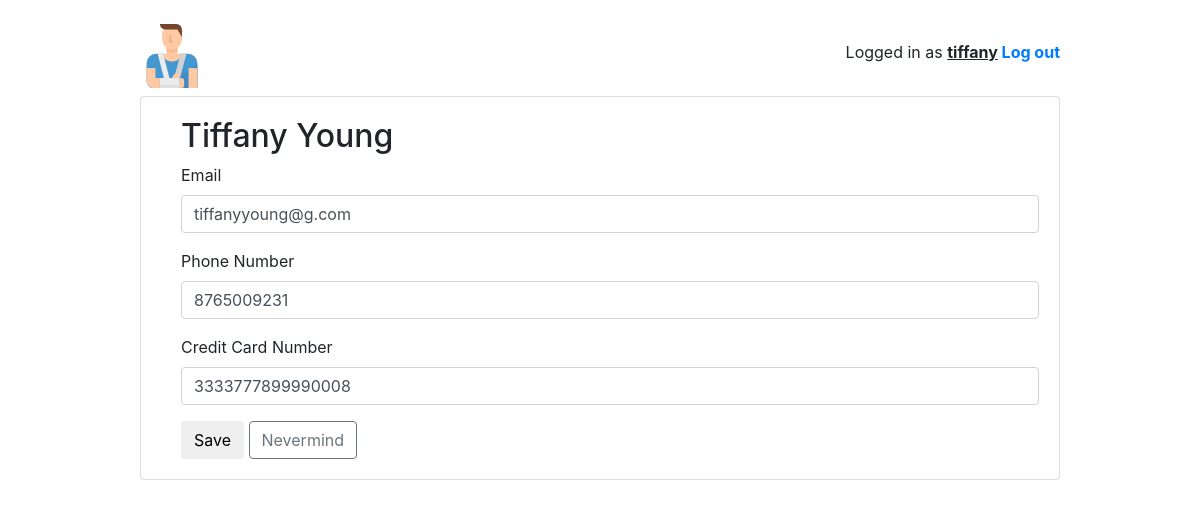
Screenshot of /home/patient/pro/profile/6/edit/6 (signed in) with the database file from the repository.
### home/models.py (models this page shows, shortened)
class User(AbstractUser):
    is_patient = models.BooleanField(default=False)
    is_doctor = models.BooleanField(default=False)
    is_pharmacist = models.BooleanField(default=False)
    is_insurance = models.BooleanField(default=False)

class Patient(models.Model):
    GENDER_CHOICES = [('M', 'Male'), ('F', 'Female')]
    user = models.OneToOneField(User, on_delete=models.CASCADE)
    ssn = models.IntegerField('SSN', blank=False, primary_key=True)
    first_name = models.CharField('First Name', max_length=50, blank=False)
    last_name = models.CharField('Last Name', max_length=50, blank=False)
    email = models.EmailField('Email', max_length=40, blank=True, null=True, unique=True)
    gender = models.CharField(max_length=3, choices=GENDER_CHOICES, default='M')
    phone = models.IntegerField('Phone Number', blank=True, null=True)
    creditcard = models.IntegerField('Credit Card Number', blank=True, null=True)
    class Meta:
        ordering = ['ssn']

### home/views/patient.py (the view, shortened to what this page needs)
# urls.py: path('pro/profile/<int:pk>/edit/<int:ppk>', patient.PatientProfileUpdateView.as_view(), name='patient_edit'),
@method_decorator([login_required, patient_required], name='dispatch')
class PatientProfileUpdateView(SuccessMessageMixin, UpdateView):
    model = Patient
    fields = ('email','phone','creditcard',)
    template_name = 'home/patient/patient_edit.html'
    pk_url_kwarg = 'ppk'
    success_message = 'Profile Edited Successfully!!'
    def get_queryset(self):
        return Patient.objects.filter(ssn=self.request.user.patient.ssn)

### home/templates/home/patient/patient_edit.html (shortened to what this page needs)
<!DOCTYPE html>
{% extends "base.html" %}
{% load crispy_forms_tags %}
{% block content %}
<div style="margin-left:20px;">
    <h2>{{ user.first_name }} {{ user.last_name}}</h2>
    <form method="post" novalidate>
           {{form | crispy }}
           <button type="submit" class="btn btn-sucess">Save</button>
           <a href="{% url 'patient:patient_profile' user.patient.ssn %}" class="btn btn-outline-secondary" role="button">Nevermind</a>
       </form>
</div>
{% endblock %}

### templates/base.html (shortened to what this page needs)
<!DOCTYPE html>
{% load static %}
<html lang="en">
<head>
    <link rel="stylesheet" href="https://maxcdn.bootstrapcdn.com/bootstrap/4.0.0/css/bootstrap.min.css">
    <link rel="stylesheet" type="text/css" href="{% static 'vendor/fontello-2f186091/css/fontello.css' %}">
    <link rel="stylesheet" type="text/css" href="{% static 'css/app.css' %}">
    {% if user.is_authenticated and user.is_patient %}
        <link rel="stylesheet" type="text/css" href="{% static 'css/patients.css' %}">
    {% elif user.is_authenticated and user.is_doctor %}
        <link rel="stylesheet" type="text/css" href="{% static 'css/doctors.css' %}">
    {% elif user.is_authenticated and user.is_pharmacist %}
        <link rel="stylesheet" type="text/css" href="{% static 'css/pharmacist.css' %}">
    {% elif user.is_authenticated and user.is_insurance %}
        <link rel="stylesheet" type="text/css" href="{% static 'css/all.css' %}">
    {% else %}
        <link rel="stylesheet" type="text/css" href="{% static 'css/all.css' %}">
    {% endif %}
</head>
<body>
<div class="container my-4">
  <div class="row justify-content-center">
    <div class="col-md-10 col-sm-12">
      <div class="row">
        <div class="col-6">
            {% if user.is_authenticated and user.is_doctor %}
                <h1 class="logo"><a href="{% url 'index' %}"><img src="{% static 'images/doctor.png' %}"></a></h1>
            {% elif user.is_authenticated and user.is_patient %}
                <h1 class="logo"><a href="{% url 'index' %}"><img src="{% static 'images/patient.png' %}"></a></h1>
            {% elif user.is_authenticated and user.is_pharmacist %}
                <h1 class="logo"><a href="{% url 'index' %}"><img src="{% static 'images/phar.png' %}"></a></h1>
            {% elif user.is_authenticated and user.is_insurance %}
                <h1 class="logo"><a href="{% url 'index' %}"><img src="{% static 'images/ins.png' %}"></a></h1>
            {% else %}
                <h1 class="logo"><a href="{% url 'index' %}"><img src="{% static 'images/medical-history.png' %}"></a></h1>
            {% endif %}
        </div>
        <div class="col-6 text-right">
          {% if user.is_authenticated %}
            <p class="pt-3">Logged in as <strong><u>{{ user.username }}</u> <a href="{% url 'logout' %}">Log out</a></strong></p>
          {% else %}
            <a href="{% url 'login' %}" class="btn btn-light" role="button">Log in</a>
            <a href="{% url 'signup' %}" class="btn btn-primary" role="button">Sign up</a>
          {% endif %}
        </div>
      </div>
      <div class="card mb-3">
        <div class="card-body">
          {% block content %}
          {% endblock %}
        </div>
      </div>
    </div>
  </div>
</div>
</body>
</html>

### home/static/css/app.css (style rules this page uses)
.logo { font-family: 'Clicker Script', cursive; }
.logo a { color: #212529; text-decoration: none; }

### home/static/css/patients.css (style rules this page uses)
body { background-image: url( http://api.thumbr.it/whitenoise-361x370.png?); }

### rows the page displays
User: username "tiffany", first_name "Tiffany", last_name "Young"
Patient: email "tiffanyyoung@g.com", phone "8765009231", creditcard "3333777899990008"
